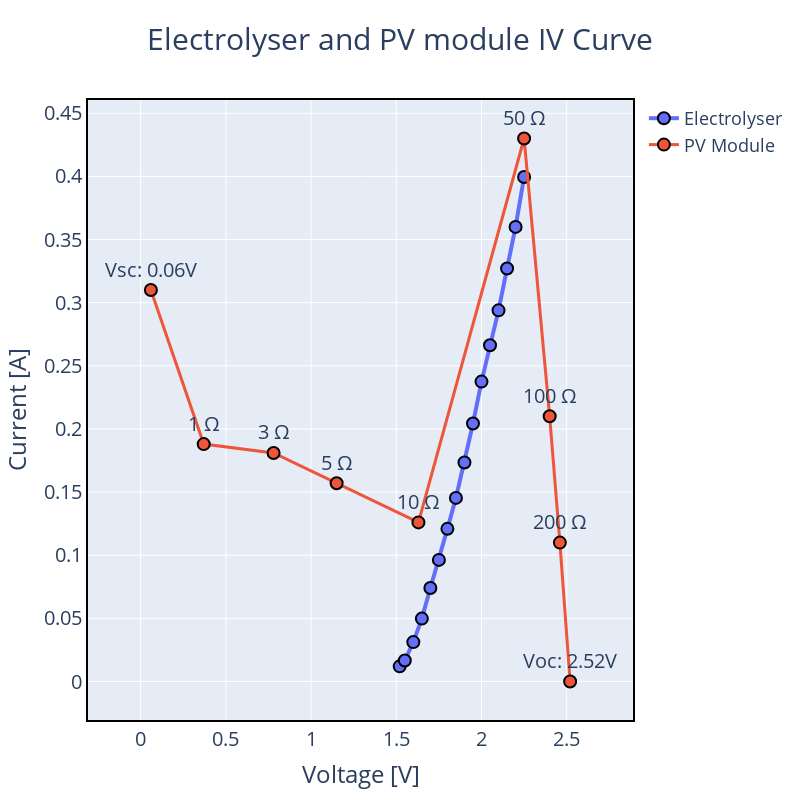

Notebook cell for this chart:
### Code cell
# Plot IV of electrolyzer from Task 5 and PV module from Task 6


# Plot IV curve
fig = go.Figure()

# Size 800x800, background color white, no grid, black border, Title font size 30, axis font size 20, legend font size 18
fig.update_layout(width=800, height=800, 
                  title_font_size=30, 
                  font_size=20, 
                  legend_font_size=18)

fig.add_trace(go.Scatter(x=df_iv_electrolyser['voltage_electrolyser'], y=df_iv_electrolyser['current_electrolyser'], mode='lines+markers',
                        line=dict(width=4),
                        marker=dict(size=12, line=dict(width=2, color='black')), 
                        name='Electrolyser'))

fig.add_trace(go.Scatter(x=df_pviv_t6['voltage'], y=df_pviv_t6['current'], mode='lines+markers+text', name='PV Module',
                        line=dict(width=3),
                        marker=dict(size=12, line=dict(width=2, color='black')),
                        text = df_pviv_t6['text'],
                        textposition="top center"
                         ))

# Get min and max voltage of pv df
min_u = df_pviv_t6['voltage'].min()
max_u = df_pviv_t6['voltage'].max()
# Get 10% of the range
delta = (max_u - min_u) * 0.1
# Update range of x axis
fig.update_xaxes(range=[min_u - 1.5*delta, max_u + 1.5*delta])

# Add axis labels
fig.update_xaxes(title_text='Voltage [V]')
fig.update_yaxes(title_text='Current [A]')
# Remove gridlines
fig.update_xaxes(showgrid=True, zeroline=False)
fig.update_yaxes(showgrid=True, zeroline=False)
# Add border
fig.update_xaxes(showline=True, linewidth=2, linecolor='black', mirror=True)
fig.update_yaxes(showline=True, linewidth=2, linecolor='black', mirror=True)
# Add title
fig.update_layout(title_text='Electrolyser and PV module IV Curve', title_x=0.5)
# Show the figure
fig.show()

### Figure 1 — Plotly figure (JSON) as saved in the notebook; plotly's stock layout.template omitted (floating-point values rounded to 4 significant figures)
{"data": [{"line": {"width": 4}, "marker": {"line": {"color": "black", "width": 2}, "size": 12}, "mode": "lines+markers", "name": "Electrolyser", "type": "scatter", "x": [1.52, 1.55, 1.6, 1.65, 1.7, 1.75, 1.8, 1.85, 1.9, 1.95, 2, 2.05, 2.1, 2.15, 2.2, 2.25], "y": [0.012, 0.0166, 0.0312, 0.0498, 0.074, 0.0963, 0.1209, 0.1454, 0.1734, 0.2043, 0.2375, 0.2663, 0.2939, 0.3271, 0.36, 0.3995]}, {"line": {"width": 3}, "marker": {"line": {"color": "black", "width": 2}, "size": 12}, "mode": "lines+markers+text", "name": "PV Module", "text": ["Voc: 2.52V", "200 Ω", "100 Ω", "50 Ω", "10 Ω", "5 Ω", "3 Ω", "1 Ω", "Vsc: 0.06V"], "textposition": "top center", "type": "scatter", "x": [2.52, 2.46, 2.4, 2.25, 1.63, 1.15, 0.78, 0.37, 0.06], "y": [0, 0.11, 0.21, 0.43, 0.126, 0.157, 0.181, 0.188, 0.31]}], "layout": {"font": {"size": 20}, "height": 800, "legend": {"font": {"size": 18}}, "title": {"font": {"size": 30}, "text": "Electrolyser and PV module IV Curve", "x": 0.5}, "width": 800, "xaxis": {"linecolor": "black", "linewidth": 2, "mirror": true, "range": [-0.309, 2.889], "showgrid": true, "showline": true, "title": {"text": "Voltage [V]"}, "zeroline": false}, "yaxis": {"linecolor": "black", "linewidth": 2, "mirror": true, "showgrid": true, "showline": true, "title": {"text": "Current [A]"}, "zeroline": false}}}
